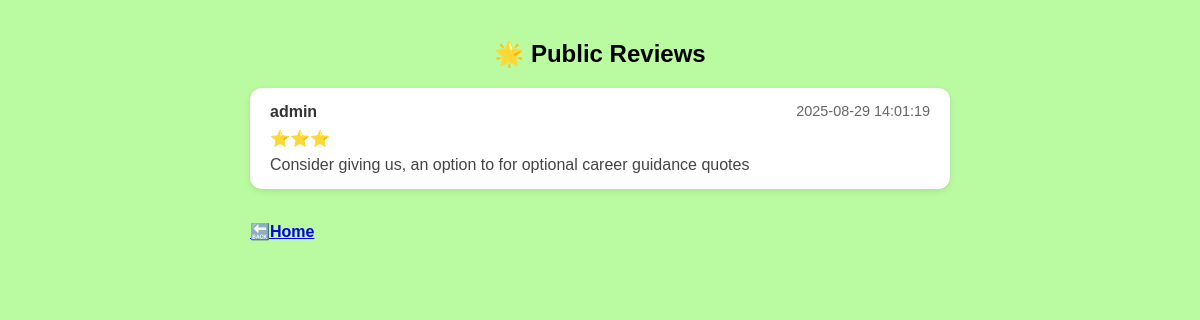
The app's page /reviews, older data.
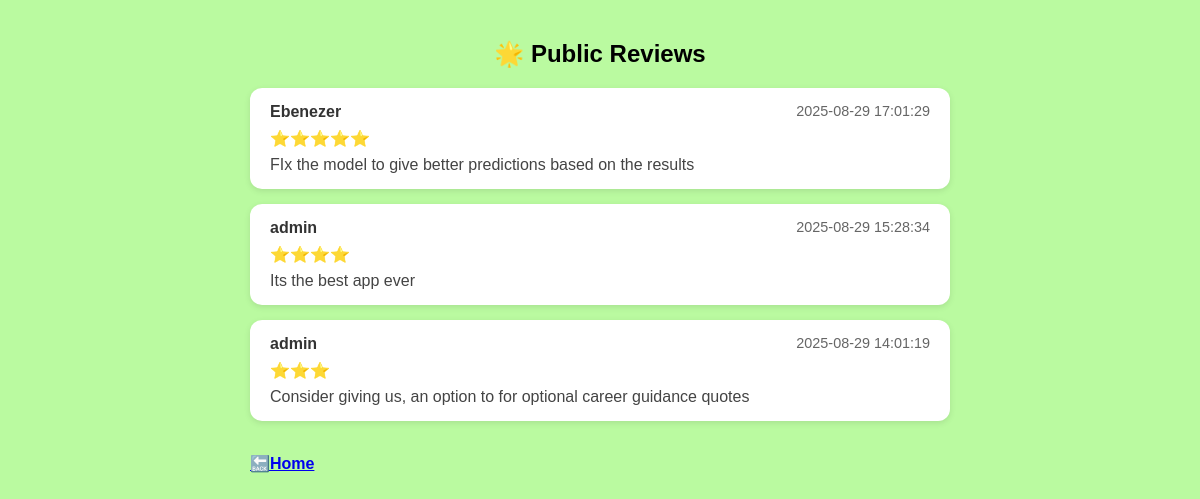
The same page, newer data.
### tables this page shows
CREATE TABLE app_reviews (
    id INTEGER PRIMARY KEY AUTOINCREMENT,
    reviewer_id INTEGER NOT NULL,
    rating INTEGER NOT NULL CHECK(rating BETWEEN 1 AND 5),
    comment TEXT,
    created_at TIMESTAMP DEFAULT CURRENT_TIMESTAMP,
    FOREIGN KEY (reviewer_id) REFERENCES users (id)
     );

CREATE TABLE users (
    id INTEGER PRIMARY KEY AUTOINCREMENT,
    username TEXT NOT NULL,
    email TEXT NOT NULL,
    password TEXT NOT NULL
    , is_admin INTEGER DEFAULT 0);

### app.py (the view)
@app.route("/reviews")
def public_reviews():
    conn = get_db_connection()
    conn.row_factory = sqlite3.Row
    reviews = conn.execute("""
        SELECT users.username, app_reviews.rating, app_reviews.comment, app_reviews.created_at
        FROM app_reviews
        JOIN users ON app_reviews.reviewer_id = users.id
        ORDER BY app_reviews.created_at DESC
    """).fetchall()
    conn.close()
    return render_template("public_reviews.html", reviews=reviews)

### app.py (called while the page is built)
def get_db_connection():
    conn=sqlite3.connect(DATABASE)
    conn.row_factory=sqlite3.Row
    return conn

### templates/public_reviews.html (shortened to what this page needs)
<!DOCTYPE html>
<html>
<head>
</head>
<body style="background:rgb(186, 250, 160)">
    <div class="container">
        <h2 style="color:black"><strong>🌟 Public Reviews</strong></h2>
        {% if reviews %}
            {% for r in reviews %}
            <div class="review-card">
                <div class="review-header">
                    <span class="username">{{ r['username'] }}</span>
                    <span class="date">{{ r['created_at'] }}</span>
                </div>
                <div class="rating">
                    {% for i in range(r['rating']) %}⭐{% endfor %}
                </div>
                <div class="comment">{{ r['comment'] or "No comment" }}</div>
            </div>
            {% endfor %}
        {% else %}
            <p>No reviews yet.</p>
        {% endif %}
        <br>
        <a href="{{ url_for('home') }}">🔙<strong>Home</strong></a>
    </div>
</body>
</html>

Row changes from the older to the newer data that the page shows:
added app_reviews: username "Ebenezer", created_at "2025-08-29 17:01:29", rating 5 (drawn), comment "FIx the model to give better predictions based on the results"
added app_reviews: username "admin", created_at "2025-08-29 15:28:34", rating 4 (drawn), comment "Its the best app ever"
